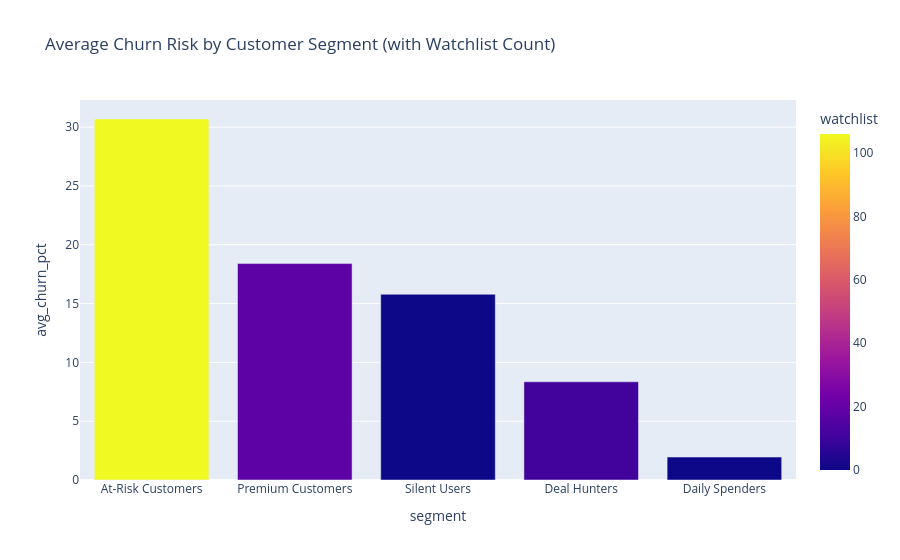
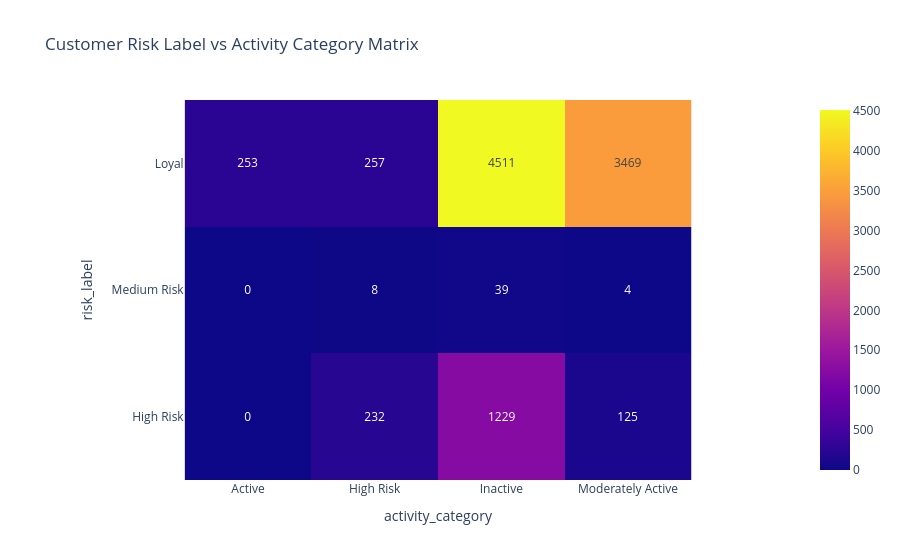
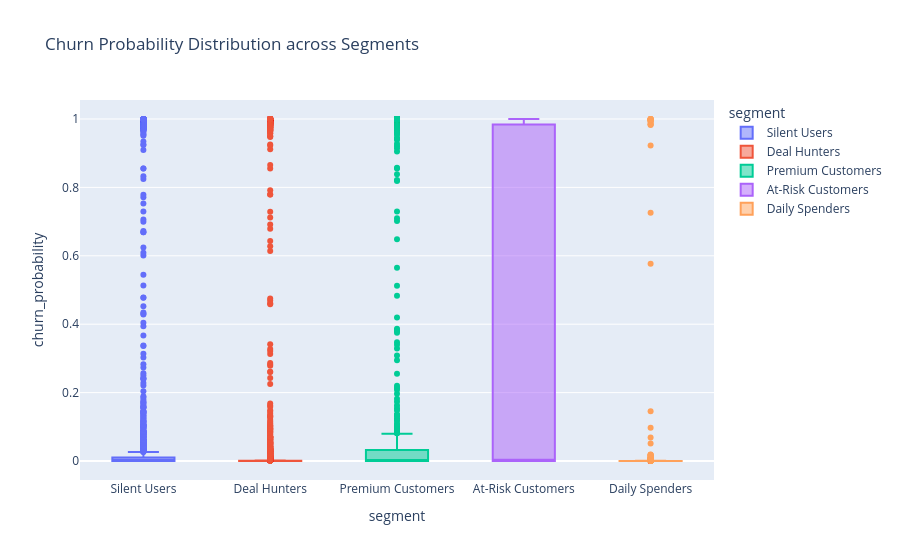
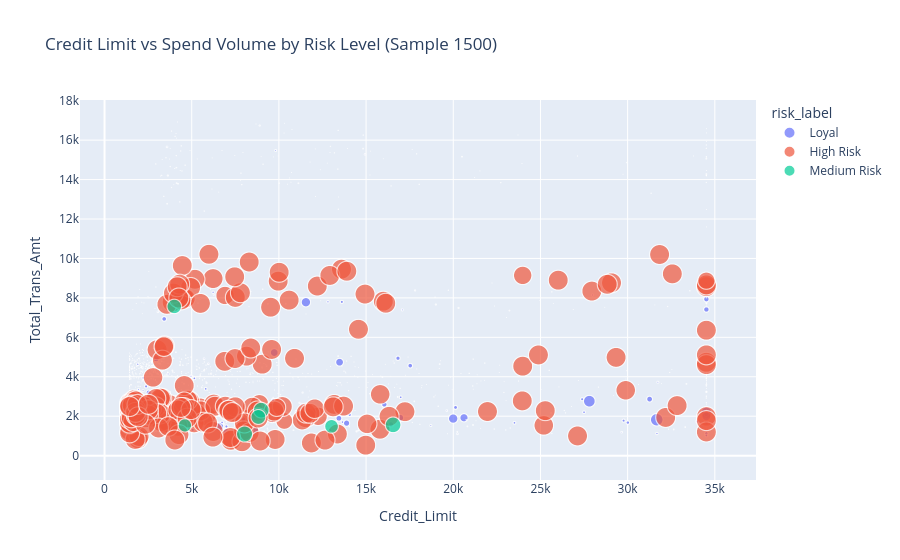

Write notebook code for charts like these, in order.
### Code cell
# ── 360-Degree Executive Visualizations ──
# Plot 1: Segment Churn Risk Summary
fig1 = px.bar(q2, x='segment', y='avg_churn_pct', color='watchlist', title="Average Churn Risk by Customer Segment (with Watchlist Count)")
fig1.show()

# Plot 2: Risk Label vs Activity Category Heatmap
xtab = pd.crosstab(profile['risk_label'], profile['activity_category'])
fig2 = px.imshow(xtab, text_auto=True, title="Customer Risk Label vs Activity Category Matrix")
fig2.show()

# Plot 3: Churn Probability Distribution by Segment
fig3 = px.box(profile, x='segment', y='churn_probability', color='segment', title="Churn Probability Distribution across Segments")
fig3.show()

# Plot 4: Credit Limit vs Total Trans Amount colored by Risk Label
sample_plot = profile.sample(1500, random_state=42)
fig4 = px.scatter(sample_plot, x='Credit_Limit', y='Total_Trans_Amt', color='risk_label', size='churn_probability', title="Credit Limit vs Spend Volume by Risk Level (Sample 1500)", opacity=0.7)
fig4.show()

### Figure 1 — Plotly figure (JSON) as saved in the notebook; plotly's stock layout.template omitted (floating-point values rounded to 4 significant figures)
{"data": [{"hovertemplate": "segment=%{x}<br>avg_churn_pct=%{y}<br>watchlist=%{marker.color}<extra></extra>", "legendgroup": "", "marker": {"color": [106, 18, 0, 11, 0], "coloraxis": "coloraxis", "pattern": {"shape": ""}}, "name": "", "orientation": "v", "showlegend": false, "textposition": "auto", "type": "bar", "x": ["At-Risk Customers", "Premium Customers", "Silent Users", "Deal Hunters", "Daily Spenders"], "xaxis": "x", "y": [30.69, 18.4, 15.79, 8.35, 1.95], "yaxis": "y"}], "layout": {"barmode": "relative", "coloraxis": {"colorbar": {"title": {"text": "watchlist"}}, "colorscale": [[0.0, "#0d0887"], [0.1111, "#46039f"], [0.2222, "#7201a8"], [0.3333, "#9c179e"], [0.4444, "#bd3786"], [0.5556, "#d8576b"], [0.6667, "#ed7953"], [0.7778, "#fb9f3a"], [0.8889, "#fdca26"], [1.0, "#f0f921"]]}, "legend": {"tracegroupgap": 0}, "title": {"text": "Average Churn Risk by Customer Segment (with Watchlist Count)"}, "xaxis": {"anchor": "y", "domain": [0.0, 1.0], "title": {"text": "segment"}}, "yaxis": {"anchor": "x", "domain": [0.0, 1.0], "title": {"text": "avg_churn_pct"}}}}

### Figure 2 — Plotly figure (JSON) as saved in the notebook; plotly's stock layout.template omitted (floating-point values rounded to 4 significant figures)
{"data": [{"coloraxis": "coloraxis", "hovertemplate": "activity_category: %{x}<br>risk_label: %{y}<br>color: %{z}<extra></extra>", "name": "0", "texttemplate": "%{z}", "type": "heatmap", "x": ["Active", "High Risk", "Inactive", "Moderately Active"], "xaxis": "x", "y": ["Loyal", "Medium Risk", "High Risk"], "yaxis": "y", "z": [[253, 257, 4511, 3469], [0, 8, 39, 4], [0, 232, 1229, 125]]}], "layout": {"coloraxis": {"colorscale": [[0.0, "#0d0887"], [0.1111, "#46039f"], [0.2222, "#7201a8"], [0.3333, "#9c179e"], [0.4444, "#bd3786"], [0.5556, "#d8576b"], [0.6667, "#ed7953"], [0.7778, "#fb9f3a"], [0.8889, "#fdca26"], [1.0, "#f0f921"]]}, "title": {"text": "Customer Risk Label vs Activity Category Matrix"}, "xaxis": {"anchor": "y", "constrain": "domain", "domain": [0.0, 1.0], "scaleanchor": "y", "title": {"text": "activity_category"}}, "yaxis": {"anchor": "x", "autorange": "reversed", "constrain": "domain", "domain": [0.0, 1.0], "title": {"text": "risk_label"}}}}

### Figure 3 — Plotly figure (JSON) as saved in the notebook; plotly's stock layout.template omitted (floating-point values rounded to 4 significant figures; data arrays with more than 128 entries replaced by an {"elided": "..."} marker saying what was removed)
{"data": [{"alignmentgroup": "True", "hovertemplate": "segment=%{x}<br>churn_probability=%{y}<extra></extra>", "legendgroup": "Silent Users", "marker": {"color": "#636efa"}, "name": "Silent Users", "notched": false, "offsetgroup": "Silent Users", "orientation": "v", "showlegend": true, "type": "box", "x": {"elided": "2730 str values"}, "x0": " ", "xaxis": "x", "y": {"elided": "2730 float values"}, "y0": " ", "yaxis": "y"}, {"alignmentgroup": "True", "hovertemplate": "segment=%{x}<br>churn_probability=%{y}<extra></extra>", "legendgroup": "Deal Hunters", "marker": {"color": "#EF553B"}, "name": "Deal Hunters", "notched": false, "offsetgroup": "Deal Hunters", "orientation": "v", "showlegend": true, "type": "box", "x": {"elided": "2883 str values"}, "x0": " ", "xaxis": "x", "y": {"elided": "2883 float values"}, "y0": " ", "yaxis": "y"}, {"alignmentgroup": "True", "hovertemplate": "segment=%{x}<br>churn_probability=%{y}<extra></extra>", "legendgroup": "Premium Customers", "marker": {"color": "#00cc96"}, "name": "Premium Customers", "notched": false, "offsetgroup": "Premium Customers", "orientation": "v", "showlegend": true, "type": "box", "x": {"elided": "1194 str values"}, "x0": " ", "xaxis": "x", "y": {"elided": "1194 float values"}, "y0": " ", "yaxis": "y"}, {"alignmentgroup": "True", "hovertemplate": "segment=%{x}<br>churn_probability=%{y}<extra></extra>", "legendgroup": "At-Risk Customers", "marker": {"color": "#ab63fa"}, "name": "At-Risk Customers", "notched": false, "offsetgroup": "At-Risk Customers", "orientation": "v", "showlegend": true, "type": "box", "x": {"elided": "2451 str values"}, "x0": " ", "xaxis": "x", "y": {"elided": "2451 float values"}, "y0": " ", "yaxis": "y"}, {"alignmentgroup": "True", "hovertemplate": "segment=%{x}<br>churn_probability=%{y}<extra></extra>", "legendgroup": "Daily Spenders", "marker": {"color": "#FFA15A"}, "name": "Daily Spenders", "notched": false, "offsetgroup": "Daily Spenders", "orientation": "v", "showlegend": true, "type": "box", "x": {"elided": "869 str values"}, "x0": " ", "xaxis": "x", "y": {"elided": "869 float values"}, "y0": " ", "yaxis": "y"}], "layout": {"boxmode": "overlay", "legend": {"title": {"text": "segment"}, "tracegroupgap": 0}, "title": {"text": "Churn Probability Distribution across Segments"}, "xaxis": {"anchor": "y", "categoryarray": ["Silent Users", "Deal Hunters", "Premium Customers", "At-Risk Customers", "Daily Spenders"], "categoryorder": "array", "domain": [0.0, 1.0], "title": {"text": "segment"}}, "yaxis": {"anchor": "x", "domain": [0.0, 1.0], "title": {"text": "churn_probability"}}}}

### Figure 4 — Plotly figure (JSON) as saved in the notebook; plotly's stock layout.template omitted (floating-point values rounded to 4 significant figures; data arrays with more than 128 entries replaced by an {"elided": "..."} marker saying what was removed)
{"data": [{"hovertemplate": "risk_label=Loyal<br>Credit_Limit=%{x}<br>Total_Trans_Amt=%{y}<br>churn_probability=%{marker.size}<extra></extra>", "legendgroup": "Loyal", "marker": {"color": "#636efa", "opacity": 0.7, "size": {"elided": "1253 float values"}, "sizemode": "area", "sizeref": 0.0025, "symbol": "circle"}, "mode": "markers", "name": "Loyal", "showlegend": true, "type": "scattergl", "x": {"elided": "1253 float values"}, "xaxis": "x", "y": {"elided": "1253 int values"}, "yaxis": "y"}, {"hovertemplate": "risk_label=High Risk<br>Credit_Limit=%{x}<br>Total_Trans_Amt=%{y}<br>churn_probability=%{marker.size}<extra></extra>", "legendgroup": "High Risk", "marker": {"color": "#EF553B", "opacity": 0.7, "size": {"elided": "240 float values"}, "sizemode": "area", "sizeref": 0.0025, "symbol": "circle"}, "mode": "markers", "name": "High Risk", "showlegend": true, "type": "scattergl", "x": {"elided": "240 float values"}, "xaxis": "x", "y": {"elided": "240 int values"}, "yaxis": "y"}, {"hovertemplate": "risk_label=Medium Risk<br>Credit_Limit=%{x}<br>Total_Trans_Amt=%{y}<br>churn_probability=%{marker.size}<extra></extra>", "legendgroup": "Medium Risk", "marker": {"color": "#00cc96", "opacity": 0.7, "size": [0.4323, 0.6012, 0.4776, 0.6533, 0.5266, 0.5679, 0.6023], "sizemode": "area", "sizeref": 0.0025, "symbol": "circle"}, "mode": "markers", "name": "Medium Risk", "showlegend": true, "type": "scattergl", "x": [4608.0, 8989.0, 13020.0, 8029.0, 3999.0, 8823.0, 16550.0], "xaxis": "x", "y": [1535, 2309, 1484, 1094, 7567, 1961, 1561], "yaxis": "y"}], "layout": {"legend": {"itemsizing": "constant", "title": {"text": "risk_label"}, "tracegroupgap": 0}, "title": {"text": "Credit Limit vs Spend Volume by Risk Level (Sample 1500)"}, "xaxis": {"anchor": "y", "domain": [0.0, 1.0], "title": {"text": "Credit_Limit"}}, "yaxis": {"anchor": "x", "domain": [0.0, 1.0], "title": {"text": "Total_Trans_Amt"}}}}
